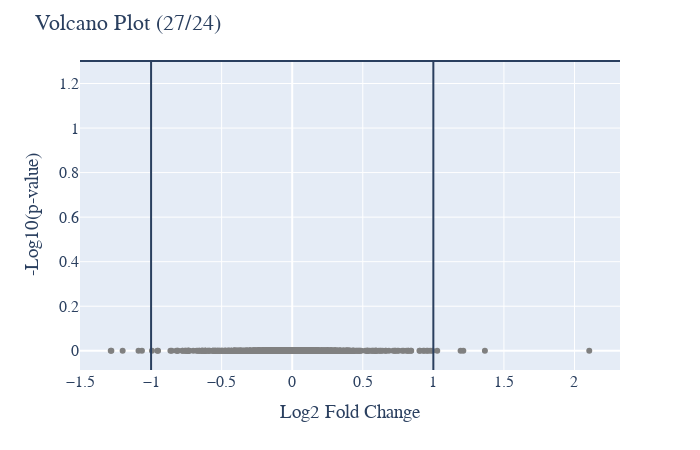

Notebook source saved alongside this figure:
### Code cell
# Abundance Volcano plot
plot_options={
            "compare groups": [24,27],
            "title": "Volcano Plot",
            "X Title": "Log2 Fold Change",
            "Y Title": "-Log10(p-value)",
            "up color": "red",
            "down color": "blue",
            "all color": "gray",
            "width": 700,
            "height": 450,
            "font": dict(size=16, family="Arial black"),
            "ylimits": [],
            "xlimits": [],
            "help for information only": \
            "compare groups: list of two numbers default [0,1] means compare" \
            "the second group again the first group." \
            "xlimits: list or tuple of two numbers [0,10]." \
        }
figure, _, _ =volcano_plots(data_obj, plot_options, saved_settings)
figure.show()
#figure.write_image("images/test.svg")

### Figure 1 — Plotly figure (JSON) as saved in the notebook; plotly's stock layout.template omitted (floating-point values rounded to 4 significant figures; data arrays with more than 128 entries replaced by an {"elided": "..."} marker saying what was removed)
{"data": [{"hovertemplate": "<extra></extra>", "legendgroup": "", "marker": {"color": "#636efa", "symbol": "circle"}, "mode": "markers", "name": "", "orientation": "v", "showlegend": false, "type": "scatter", "xaxis": "x", "yaxis": "y"}, {"marker": {"color": "gray"}, "mode": "markers", "text": {"elided": "1723 str values"}, "type": "scatter", "x": {"elided": "1723 float values"}, "y": {"elided": "1723 float values"}}], "layout": {"font": {"family": "Arial black", "size": 16}, "height": 450, "legend": {"tracegroupgap": 0}, "margin": {"t": 60}, "shapes": [{"type": "line", "x0": 0, "x1": 1, "xref": "x domain", "y0": 1.301, "y1": 1.301, "yref": "y"}, {"type": "line", "x0": -1, "x1": -1, "xref": "x", "y0": 0, "y1": 1, "yref": "y domain"}, {"type": "line", "x0": 1, "x1": 1, "xref": "x", "y0": 0, "y1": 1, "yref": "y domain"}], "showlegend": false, "title": {"text": "Volcano Plot (27/24)"}, "width": 700, "xaxis": {"anchor": "y", "domain": [0, 1], "title": {"text": "Log2 Fold Change"}}, "yaxis": {"anchor": "x", "domain": [0, 1], "title": {"text": "-Log10(p-value)"}}}}
